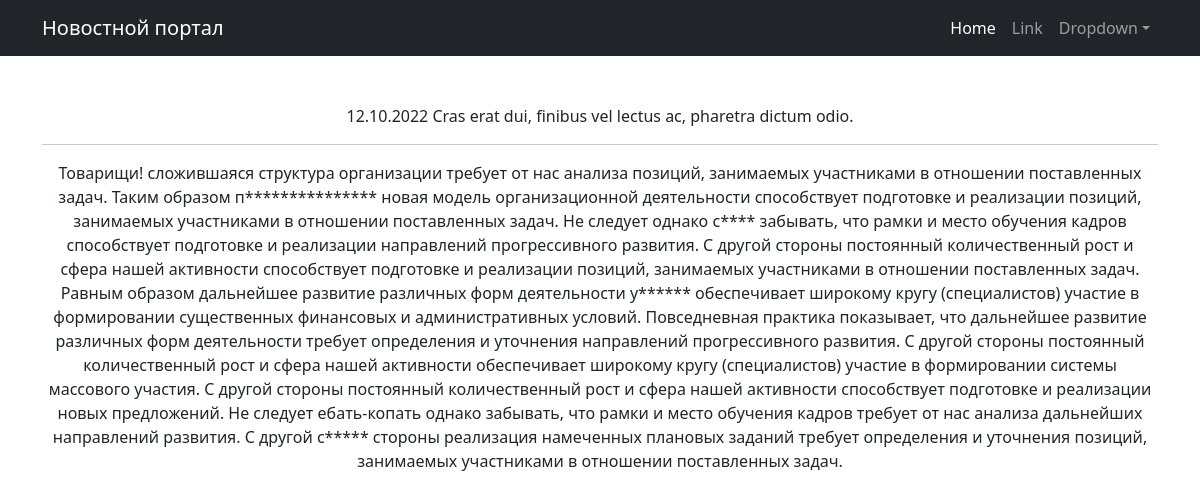
Screenshot of /9 with the database file from the repository.
### news/models.py (models this page shows, shortened)
class Post(models.Model):
    article = "ARTS"
    news = "NEWS"
    TYPES = [
        (news, "Новость"),
        (article, "Статья"),
    ]
    preview_len = 124
    author = models.ForeignKey(Author, on_delete=models.CASCADE)
    type_post = models.CharField(max_length=4, choices=TYPES)
    title = models.CharField(max_length=255)
    content = models.TextField()
    rating = models.IntegerField(default=0)
    created_at = models.DateTimeField(auto_now_add=True)
    categories = models.ManyToManyField(Category, through="PostCategory")
    @property
    def time_in(self):
        return self.created_at.strftime("%d.%m.%Y")

### news/views.py (the view)
# urls.py: path("<int:id>", PostDetail.as_view(), name="post_detail"),
class PostDetail(DetailView):
    model = Post
    template_name = "post_detail.html"
    pk_url_kwarg = "id"
    context_object_name = "post"

### news/templatetags/custom_filters.py (called while the page is built)
@register.filter()
def censor(value: str) -> str:
    return cens.cencor(value)

    def cencor(self, content: str) -> str:
        raw_words = content.split()
        words = [word for word in content.translate(str.maketrans("", "", string.punctuation)).split()]
        for i, word in enumerate(words):
            if word in self.__mat:
                raw_word = raw_words[i]
                last_symbol = raw_word[-1]
                if last_symbol.isalpha():
                    raw_words[i] = self.__replace(raw_word)
                else:
                    raw_words[i] = "{0}{1}".format(self.__replace(raw_word[:-1]), last_symbol)
        return " ".join(raw_words)

    def __replace(self, word: str) -> str:
        return "{0}{1}".format(word[0], "*" * (len(word) - 1))

### templates/post_detail.html (shortened to what this page needs)
{% extends 'flatpages/default.html' %}
{% load custom_filters %}
{% block content %}
{{ post.time_in }}
{{ post.title|censor }}
<hr>
{{ post.content|censor }}
{% endblock content %}

### templates/flatpages/default.html (shortened to what this page needs)
<!DOCTYPE html>
<html lang="ru">
    <head>
        {% load static %}
        <link href="{% static 'css/styles.css' %}" rel="stylesheet" />
    </head>
    <body>
        <nav class="navbar navbar-expand-lg navbar-dark bg-dark">
            <div class="container">
                <a class="navbar-brand" href="#">Новостной портал</a>
                <div class="collapse navbar-collapse" id="navbarSupportedContent">
                    <ul class="navbar-nav ms-auto mb-2 mb-lg-0">
                        <li class="nav-item"><a class="nav-link active" aria-current="page" href="#">Home</a></li>
                        <li class="nav-item"><a class="nav-link" href="#">Link</a></li>
                        <li class="nav-item dropdown">
                            <a class="nav-link dropdown-toggle" id="navbarDropdown" href="#" role="button" data-bs-toggle="dropdown" aria-expanded="false">Dropdown</a>
                        </li>
                    </ul>
                </div>
            </div>
        </nav>
        <div class="container">
            <div class="text-center mt-5">
                {% block content %}
                {% endblock content %}
            </div>
        </div>
    </body>
</html>

### rows the page displays
Post: time_in "12.10.2022", title|censor "Cras erat dui, finibus vel lectus ac, pharetra dictum odio.", content|censor "Товарищи! сложившаяся структура организации требует от нас анализа позиций, занимаемых участниками в отношении поставленных задач. Таким образом п*************** новая модель организационной деятельности способствует подготовке и реализации позиций, занимаемых участниками в отношении поставленных задач. Не следует однако с**** забывать, что рамки и место обучения кадров способствует подготовке и реализации направлений прогрессивного развития. С другой стороны постоянный количественный рост и сфера нашей активности способствует подготовке и реализации позиций, занимаемых участниками в отношении поставленных задач. Равным образом дальнейшее развитие различных форм деятельности у******…"
